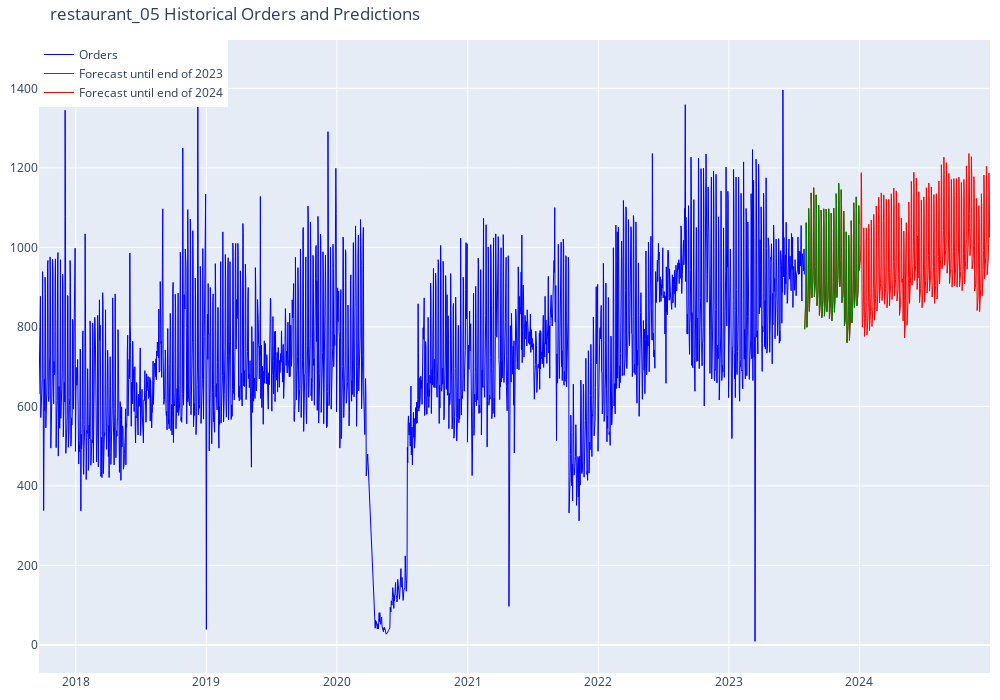

Write notebook code for a chart like this one.
### Code cell
hd.plot_chart(df, pred2023, pred2024, res_name)

### Figure 1 — Plotly figure (JSON) as saved in the notebook; plotly's stock layout.template omitted (floating-point values rounded to 4 significant figures; data arrays with more than 128 entries replaced by an {"elided": "..."} marker saying what was removed)
{"data": [{"line": {"color": "red", "width": 1}, "name": "Forecast until end of 2024", "type": "scatter", "x": {"elided": "519 str values"}, "y": {"elided": "519 int values"}}, {"line": {"color": "green", "width": 1}, "name": "Forecast until end of 2023", "type": "scatter", "x": {"elided": "153 str values"}, "y": {"elided": "153 int values"}}, {"line": {"color": "blue", "width": 1}, "name": "Orders", "type": "scatter", "x": {"elided": "2141 str values"}, "y": {"elided": "2141 int values"}}], "layout": {"height": 700, "legend": {"orientation": "v", "traceorder": "reversed", "x": 0, "y": 1}, "margin": {"b": 10, "l": 10, "r": 10, "t": 40}, "title": {"text": "restaurant_05 Historical Orders and Predictions"}, "width": 1000}}
